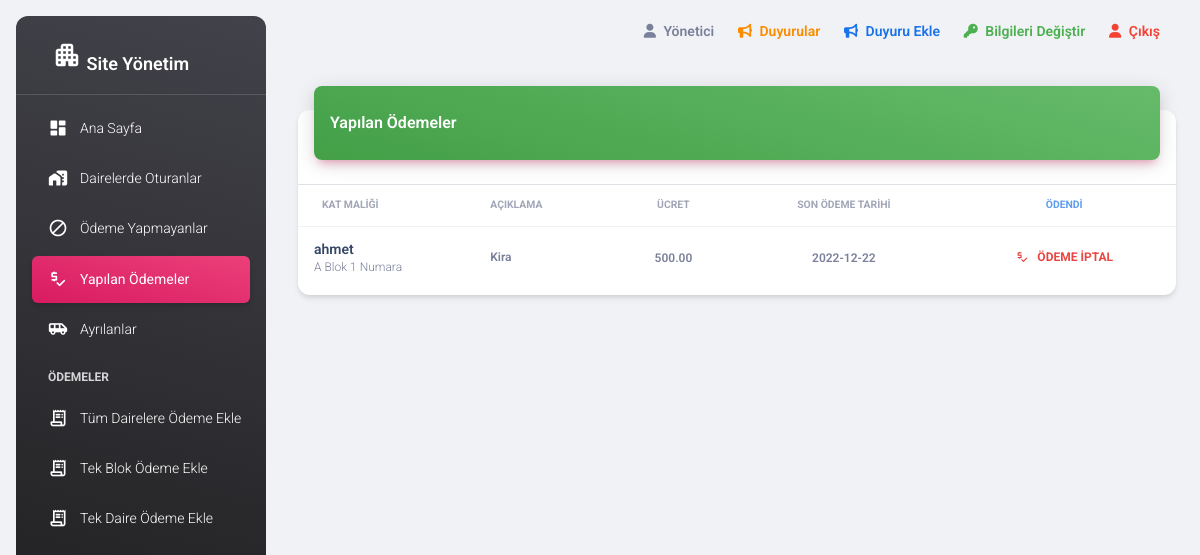
Before: /pages/yapilanodeme.php (signed in) with the older database file.
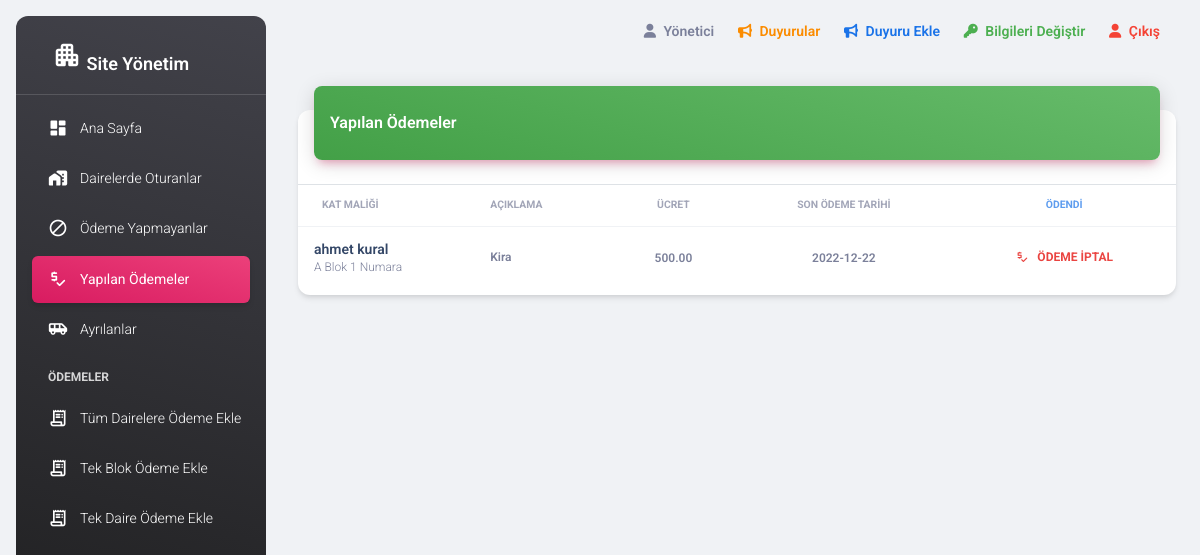
After: the same page with the newer database file.
### tables this page shows
CREATE TABLE `tblucret` (
  `id` int(11) NOT NULL,
  `ucret` decimal(10,2) NOT NULL,
  `kismi` decimal(10,2) DEFAULT NULL,
  `daireid` int(11) NOT NULL,
  `aciklama` varchar(5000) NOT NULL,
  `nereye` varchar(50) NOT NULL,
  `odendimi` int(11) NOT NULL,
  `sonodemetarihi` date NOT NULL
);

CREATE TABLE `tblkullanici` (
  `id` int(255) NOT NULL,
  `adsoyad` varchar(50) NOT NULL,
  `tckimlikno` varchar(11) NOT NULL,
  `mail` varchar(250) NOT NULL,
  `adres` varchar(500) NOT NULL,
  `tel` varchar(10) NOT NULL,
  `evsahibi` varchar(50) NOT NULL,
  `sifre` varchar(200) NOT NULL,
  `daireid` int(11) DEFAULT NULL,
  `yetki` enum('0','1') NOT NULL
);

CREATE TABLE `tbldaire` (
  `id` int(11) NOT NULL,
  `blokad` varchar(3) NOT NULL,
  `daireno` int(11) NOT NULL,
  `dolumu` int(11) NOT NULL
);

### pages/yapilanodeme.php (the view, shortened to what this page needs)
<!DOCTYPE html>
<?php
include '../connection.php';
$odenmeyenUcretlerQuery = $conn-> query("select * from tblucret where odendimi=1 order by id desc");
?>
<html lang="tr">
<head>
  <link rel="stylesheet" href="https://cdn.jsdelivr.net/npm/bootstrap@4.6.1/dist/css/bootstrap.min.css">
  <link href="../assets/css/nucleo-icons.css" rel="stylesheet" />
  <link href="../assets/css/nucleo-svg.css" rel="stylesheet" />
  <link id="pagestyle" href="../assets/css/material-dashboard.css?v=3.0.1" rel="stylesheet" />
</head>
<body class="g-sidenav-show  bg-gray-200">
  <?php include 'adminsidebar.php'; ?>
  <main class="main-content position-relative max-height-vh-100 h-100 border-radius-lg">
    <?php include 'adminnavbar.php'; ?>
    <div class="container-fluid py-4">
      <div class="row">
        <div class="col-12">
          <div class="card my-4">
            <div class="card-header p-0 position-relative mt-n4 mx-3 z-index-2">
              <div class="bg-gradient-success shadow-primary border-radius-lg pt-4 pb-3">
                <h6 class="text-white text-capitalize ps-3"> Yapılan Ödemeler </h6>
              </div>
            </div>
            <div class="card-body px-0 pb-2">
              <div class="table-responsive p-0">
                <table class="table align-items-center mb-0">
                  <thead>
                    <tr>
                      <th class="text-uppercase text-secondary text-xxs font-weight-bolder opacity-7">Kat Maliği</th>
                      <th class="text-uppercase text-secondary text-xxs font-weight-bolder opacity-7 ps-2">Açıklama</th>
                      <th class="text-center text-uppercase text-secondary text-xxs font-weight-bolder opacity-7">Ücret</th>
                      <th class="text-center text-uppercase text-secondary text-xxs font-weight-bolder opacity-7">Son Ödeme Tarihi</th>
                      <th class="text-center text-uppercase text-info text-xxs font-weight-bolder opacity-7"> Ödendi </th>
                    </tr>
                  </thead>
                  <tbody>
                    <?php
                      while($odenmeyenUcretler = $odenmeyenUcretlerQuery->fetch(PDO::FETCH_ASSOC)) {
                        $daireid = $odenmeyenUcretler['daireid'];
                        $evDoluMu = $conn->query("select dolumu,blokad,daireno from tbldaire where id=$daireid");
                        $evDolu = $evDoluMu->fetch(PDO::FETCH_ASSOC);
                       ?>
                    <tr>
                      <td>
                        <div class="d-flex px-2 py-1">
                          <div class="d-flex flex-column justify-content-center">
                            <h6 class="mb-0 text-sm"><?php
                            if($evDolu['dolumu']>0) {
                              $daireSorgu=$conn->query("select * from tblkullanici where daireid=$daireid");
                              $daire = $daireSorgu->fetch(PDO::FETCH_ASSOC);
                              echo "<a href=\"javascript:bilgiGetir(" . $daire['id'] . ")\">" . $daire['adsoyad'] . "</a>";
                             } else echo "Ev Sahibi";?>  <button id="ac" class="btn btn-danger" data-toggle="modal" data-target="#bilgi" style="display:none;" ></button></h6>
                            <p class="text-xs text-secondary mb-0"><?php echo $evDolu['blokad']. " Blok " . $evDolu['daireno']." Numara" ?></p>
                          </div>
                        </div>
                      </td>
                      <td>
                        <p class="text-xs font-weight-bold mb-0"><?php echo $odenmeyenUcretler['aciklama']; ?></p>
                      </td>
                      <td class="align-middle text-center">
                        <span class="text-secondary text-xs font-weight-bold"><?php echo $odenmeyenUcretler['ucret']; ?></span>
                      </td>
                      <td class="align-middle text-center">
                        <span class="text-secondary text-xs font-weight-bold"><?php echo $odenmeyenUcretler['sonodemetarihi']; ?></span>
                      </td>
                      <td class="align-middle text-center">
                      <a class="btn btn-link text-danger text-gradient px-3 mb-0" data-toggle="modal" data-target="#odemeyap<?php echo $odenmeyenUcretler['id']; ?>"><i class="material-icons text-sm me-2">price_check</i>Ödeme İptal</a>
                      </td>
                    </tr>
                    <?php } ?>
                  </tbody>
                </table>
              </div>
            </div>
          </div>
        </div>
      </div>
        </div>
  </main>
</body>
</html>

Changed rows visible on the page:
changed through a linked row, tblucret "Kira": tblkullanici.adsoyad "ahmet" → "ahmet kural"
